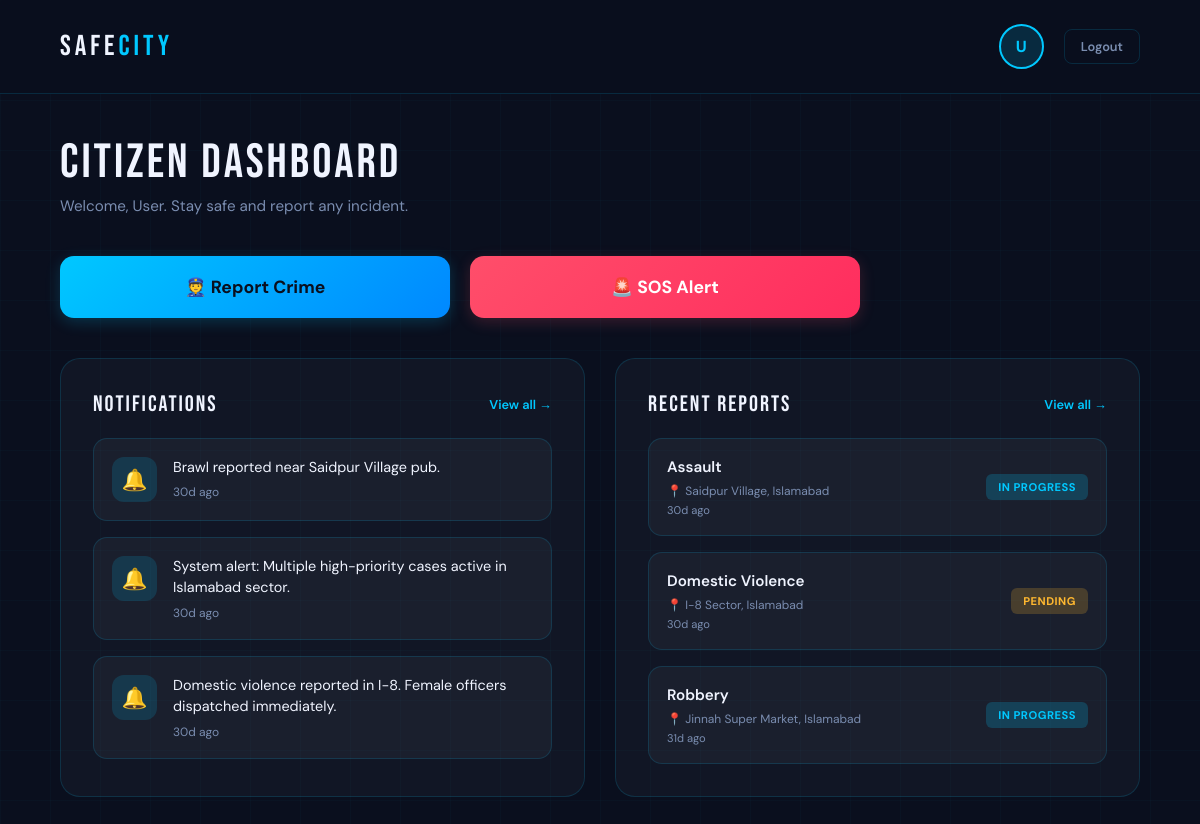
Screenshot of /citizen_dashboard with the database file from the repository.
### tables this page shows
CREATE TABLE Notifications (
    notification_id INTEGER PRIMARY KEY AUTOINCREMENT,
    message TEXT NOT NULL,
    created_at DATETIME DEFAULT CURRENT_TIMESTAMP
);

CREATE TABLE Complaints (
    complaint_id INTEGER PRIMARY KEY AUTOINCREMENT,
    user_id INTEGER,
    category_id INTEGER,
    description TEXT NOT NULL,
    location TEXT NOT NULL,
    status TEXT DEFAULT 'Pending' CHECK(status IN ('Pending','In Progress','Resolved')),
    created_at DATETIME DEFAULT CURRENT_TIMESTAMP,

    FOREIGN KEY (user_id) REFERENCES Citizens(citizen_id),
    FOREIGN KEY (category_id) REFERENCES CrimeCategories(category_id)
);

CREATE TABLE CrimeCategories (
    category_id INTEGER PRIMARY KEY AUTOINCREMENT,
    name TEXT UNIQUE NOT NULL
);

### app.py (the view)
@app.route('/citizen_dashboard')
def citizen_dashboard():
    db = get_db_connection()
    notifications = db.execute('''
        SELECT message, created_at
        FROM Notifications
        ORDER BY created_at DESC
        LIMIT 3
    ''').fetchall()
    now = datetime.utcnow()
    recent_notifications = []
    for n in notifications:
        dt = datetime.strptime(n['created_at'], '%Y-%m-%d %H:%M:%S')
        hours_ago = (now - dt).total_seconds() / 3600
        recent_notifications.append({
            'message': n['message'],
            'time_ago': time_ago(n['created_at']),
            'is_new': hours_ago < 24
        })
    reports = db.execute('''
        SELECT c.complaint_id, cc.name as category_name, c.location, c.status, c.created_at
        FROM Complaints c
        JOIN CrimeCategories cc ON c.category_id = cc.category_id
        ORDER BY c.created_at DESC
        LIMIT 3
    ''').fetchall()
    recent_reports = [dict(r, time_ago=time_ago(r['created_at'])) for r in reports]
    db.close()
    return render_template('citizen_dashboard.html',
                           recent_notifications=recent_notifications,
                           recent_reports=recent_reports
                           )

### app.py (called while the page is built)
def get_db_connection():
    conn = sqlite3.connect(DATABASE)
    conn.row_factory = sqlite3.Row
    return conn

def time_ago(dt_str):
    if not dt_str:
        return ''
    dt = datetime.strptime(dt_str, '%Y-%m-%d %H:%M:%S')
    now = datetime.utcnow()
    diff = now - dt
    minutes = int(diff.total_seconds() // 60)
    if minutes < 1:
        return 'Just now'
    elif minutes < 60:
        return f'{minutes}m ago'
    elif minutes < 1440:
        return f'{minutes // 60}h ago'
    else:
        return f'{minutes // 1440}d ago'

### templates/citizen_dashboard.html (shortened to what this page needs)
<!DOCTYPE html>
<html lang="en">
<head>
</head>
<body>
  <div class="app-container">
    <div class="header">
      <div class="logo">SAFE<span>CITY</span></div>
      <div class="header-right">
        <div class="user-avatar">{{ session.name[0] if session.name else 'U' }}</div>
        <a href="/" class="logout-link">Logout</a>
      </div>
    </div>
    <div class="app-content">
      <div class="content">
        <div class="welcome-section">
          <div class="page-title">Citizen Dashboard</div>
          <div class="page-sub">Welcome, {{ session.name if session.name else 'User' }}. Stay safe and report any incident.</div>
        </div>
        <div class="action-grid">
          <a href="/report" class="action-btn btn-report">👮 Report Crime</a>
          <button onclick="alert('Emergency services notified!')" class="action-btn btn-sos">🚨 SOS Alert</button>
        </div>
        <div class="dashboard-grid">
          <div class="section-card">
            <div class="section-head">
              <div class="section-title">Notifications</div>
              <a href="/notifications" class="section-link">View all →</a>
            </div>
            <div class="notif-list">
              {% for n in recent_notifications %}
              <div class="notif-card">
                <div class="notif-icon {% if 'assigned' in n.message|lower %}ni-person{% elif 'resolved' in n.message|lower %}ni-check{% else %}ni-bell{% endif %}">
                  {% if 'assigned' in n.message|lower %}👤{% elif 'resolved' in n.message|lower %}✓{% else %}🔔{% endif %}
                </div>
                <div class="notif-body">
                  <div class="notif-top">
                    <div class="notif-text">{{ n.message }}</div>
                  </div>
                  <div class="notif-time">{{ n.time_ago }}</div>
                </div>
              </div>
              {% else %}
              <div class="empty-state">No notifications yet</div>
              {% endfor %}
            </div>
          </div>
          <div class="section-card">
            <div class="section-head">
              <div class="section-title">Recent Reports</div>
              <a href="/case_tracking" class="section-link">View all →</a>
            </div>
            <div class="report-list">
              {% for r in recent_reports %}
              <div class="report-card">
                <div>
                  <div class="report-type">{{ r.category_name }}</div>
                  <div class="report-loc">📍 {{ r.location }}</div>
                  <div class="report-date">{{ r.time_ago }}</div>
                </div>
                <span class="status-pill {% if r.status == 'Pending' %}sp-pending{% elif r.status == 'In Progress' %}sp-progress{% else %}sp-resolved{% endif %}">{{ r.status }}</span>
              </div>
              {% else %}
              <div class="empty-state">No reports filed yet</div>
              {% endfor %}
            </div>
          </div>
        </div>
      </div>
    </div>
  </div>
</body>
</html>

### rows the page displays
Notifications: message "Brawl reported near Saidpur Village pub.", time_ago "30d ago"
Notifications: message "System alert: Multiple high-priority cases active in Islamabad sector.", time_ago "30d ago"
Notifications: message "Domestic violence reported in I-8. Female officers dispatched immediately.", time_ago "30d ago"
Complaints: category_name "Assault", location "Saidpur Village, Islamabad", time_ago "30d ago", status "IN PROGRESS"
Complaints: category_name "Domestic Violence", location "I-8 Sector, Islamabad", time_ago "30d ago", status "PENDING"
Complaints: category_name "Robbery", location "Jinnah Super Market, Islamabad", time_ago "31d ago", status "IN PROGRESS"

### other values shown
{{ session.name[0] if session.name else 'U' }} "U"
{{ session.name if session.name else 'User' }} "User"
